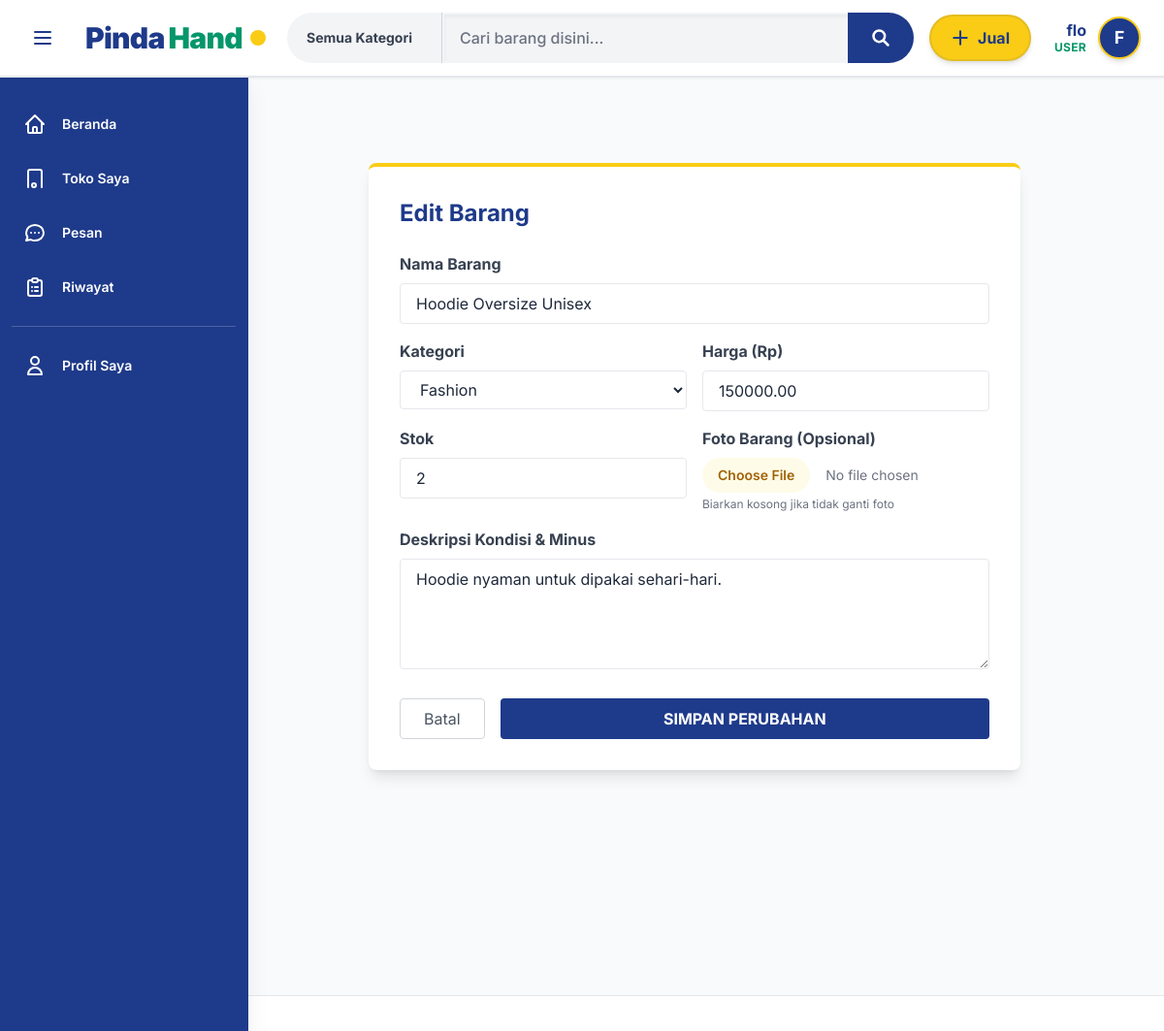
Page /views/store/edit.php?id=2 (signed in) on the committed database.
### tables this page shows
CREATE TABLE `product` (
  `id` int(11) NOT NULL,
  `user_id` int(11) NOT NULL,
  `kategori_id` int(11) NOT NULL,
  `nama_product` varchar(150) NOT NULL,
  `harga` decimal(15,2) NOT NULL,
  `stok` int(11) DEFAULT 0,
  `description` text DEFAULT NULL,
  `photo` varchar(255) DEFAULT NULL,
  `status` enum('active','inactive') DEFAULT 'active',
  `createdAt` timestamp NOT NULL DEFAULT current_timestamp()
);

CREATE TABLE `kategori` (
  `id` int(11) NOT NULL,
  `nama_kategori` varchar(100) NOT NULL
);

### classes/products.php (called while the page is built, shortened)
<?php
class Products
{
    public function getById($conn, $id)
    {
        $sql = "SELECT p.*, k.nama_kategori
                FROM product p
                JOIN kategori k ON p.kategori_id = k.id
                WHERE p.id = ? ORDER BY p.createdAt DESC";
        $stmt = $conn->prepare($sql);
        $stmt->bind_param("i", $id);
        $stmt->execute();
        return $stmt->get_result();
    }
}
?>

### views/store/edit.php (the view, shortened to what this page needs)
<?php
include '../../config/conn.php';
include '../../views/layouts/header.php';
include '../../classes/products.php';
$product_id = $_GET['id'];
$Product = new Products();
$data = $Product->getById($conn, $product_id)->fetch_assoc();
$kategoriData = mysqli_query($conn, "SELECT * FROM kategori");
?>
<div class="container mx-auto px-6 py-10 flex justify-center">
    <div class="w-full max-w-2xl bg-white p-8 rounded-lg shadow-lg border-t-4 border-[#FACC15]">
        <h2 class="text-2xl font-bold text-[#1E3A8A] mb-6">Edit Barang</h2>
        <form action="<?= BASE_URL ?>actions/product_edit.php" method="POST" enctype="multipart/form-data">
            <div class="mb-4">
                <label class="block text-gray-700 font-bold mb-2">Nama Barang</label>
                <input type="text" name="nama_product" value="<?= $data['nama_product'] ?>" required
                    class="w-full px-4 py-2 border rounded focus:ring-2 focus:ring-[#FACC15] outline-none">
            </div>
            <div class="grid grid-cols-2 gap-4 mb-4">
                <div>
                    <label class="block text-gray-700 font-bold mb-2">Kategori</label>
                    <select name="kategori_id" required
                        class="w-full px-4 py-2 border rounded focus:ring-2 focus:ring-[#FACC15] outline-none bg-white">
                        <?php while ($k = mysqli_fetch_assoc($kategoriData)): ?>
                            <option value="<?= $k['id'] ?>" <?= $k['id'] == $data['kategori_id'] ? 'selected' : '' ?>>
                                <?= $k['nama_kategori'] ?>
                            </option>
                        <?php endwhile; ?>
                    </select>
                </div>
                <div>
                    <label class="block text-gray-700 font-bold mb-2">Harga (Rp)</label>
                    <input type="number" name="harga" value="<?= $data['harga'] ?>" required min="1000"
                        class="w-full px-4 py-2 border rounded focus:ring-2 focus:ring-[#FACC15] outline-none">
                </div>
            </div>
            <div class="grid grid-cols-2 gap-4 mb-4">
                <div>
                    <label class="block text-gray-700 font-bold mb-2">Stok</label>
                    <input type="number" name="stok" value="<?= $data['stok'] ?>" required min="0"
                        class="w-full px-4 py-2 border rounded focus:ring-2 focus:ring-[#FACC15] outline-none">
                </div>
                <div>
                    <label class="block text-gray-700 font-bold mb-2">Foto Barang (Opsional)</label>
                    <input type="file" name="photo" accept="image/*"
                        class="w-full text-sm text-gray-500 file:mr-4 file:py-2 file:px-4 file:rounded-full file:border-0 file:text-sm file:font-semibold file:bg-yellow-50 file:text-yellow-700 hover:file:bg-yellow-100">
                    <p class="text-xs text-gray-500 mt-1">Biarkan kosong jika tidak ganti foto</p>
                </div>
            </div>
            <div class="mb-6">
                <label class="block text-gray-700 font-bold mb-2">Deskripsi Kondisi & Minus</label>
                <textarea name="description" rows="4" required
                    class="w-full px-4 py-2 border rounded focus:ring-2 focus:ring-[#FACC15] outline-none"><?= $data['description'] ?></textarea>
            </div>
            <div class="flex gap-4">
                <a href="my_products.php"
                    class="px-6 py-2 border border-gray-300 rounded text-gray-600 hover:bg-gray-50">Batal</a>
                <button type="submit"
                    class="flex-1 bg-[#1E3A8A] text-white font-bold py-2 px-4 rounded hover:bg-blue-900 transition">
                    SIMPAN PERUBAHAN
                </button>
            </div>
        </form>
    </div>
</div>
<?php include '../../views/layouts/footer.php'; ?>

### assets/css/style.css (style rules this page uses)
:root { --color-navy: #1E3A8A; --color-emerald: #059669; --color-yellow: #FACC15; --bg-slate: #F8FAFC; }

### rows in the picture
product: nama_product "Hoodie Oversize Unisex", kategori_id "Fashion", harga "150000.00", stok "2", description "Hoodie nyaman untuk dipakai sehari-hari."

### other values in the picture
$_SESSION['username'] "flo"
$_SESSION['role'] "USER"
substr($_SESSION['username'], 0, 1) "F"
